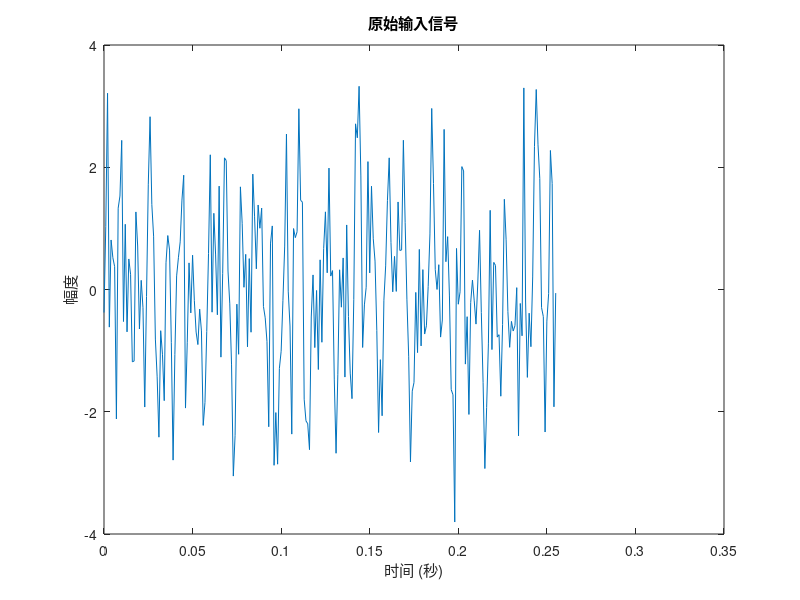

The MATLAB script that drew this image: (Note: this script raises an error after producing the figure.)
close all;
clc;
% % 测试一：1-256
% xr = 1:256;
% xi = 1i*(1:256);
% x = xr + xi;

% 采样等参数
Fs = 1000;                    % 采样频率 (Hz)
T = 1/Fs;                     % 采样周期 (秒)
L = 256;                      % 信号长度 (点数)
t = (0:L-1)*T;                % 时间向量


% % 测试二：单个正弦信号
% f = 50;                       % 频率 (Hz)
% A = 1;                        % 幅度
% % 生成正弦信号
% x = A*sin(2*pi*f*t);

% % 测试三：两个正弦信号混频,含噪声
% 50 Hz + 120 Hz 正弦波
S = 0.7*sin(2*pi*50*t) + sin(2*pi*120*t);
% 添加一些随机噪声到信号中
x = S + 1*randn(size(t));

% 绘制原始信号
figure;
plot(t, x);
title('原始输入信号');
xlabel('时间 (秒)');
ylabel('幅度');

% 绘制结果对比图
fftMatlab = fft(x,256);
fftCus = cusFFTModel(x,13);
figure;
plot(1:256, abs(fftMatlab), 'k:h', 'DisplayName', 'MatlabFFT');
hold on;
plot(1:256, abs(fftCus), 'm-..', 'DisplayName', 'CusFFTModel');
xlabel('频率索引');
ylabel('幅值');
legend show;
title('幅值频谱(自定义FFT与内置fft比较)');
grid on;

% 计算双边频谱P2/P4和单边频谱P1/P3
% 自带的fft
P2 = abs(fftMatlab/L);
P1 = P2(1:L/2+1);
P1(2:end-1) = 2*P1(2:end-1);
% 自创的FFT
P4 = abs(fftCus/L);
P3 = P4(1:L/2+1);
P3(2:end-1) = 2*P3(2:end-1);
% 定义频率域f
f_axis = Fs*(0:(L/2))/L;

% 绘制单边幅值频谱
figure;
plot(f_axis, P1, 'k:h', 'DisplayName', 'MatlabFFT');
hold on;
plot(f_axis, P3 , 'm-..', 'DisplayName', 'CusFFTModel');
title('单边幅值频谱(自定义FFT与内置fft比较)');
xlabel('频率 (Hz)');
ylabel('|P(f)|');
legend show;
grid on;

%绘制误差
figure;
plot(f_axis, abs(abs(P1)-abs(P3)));
title('单边幅值频谱误差(自定义FFT与内置fft比较)');
xlabel('频率 (Hz)');
ylabel('|ΔP(f)|');
mean(abs(abs(P1)-abs(P3)))
